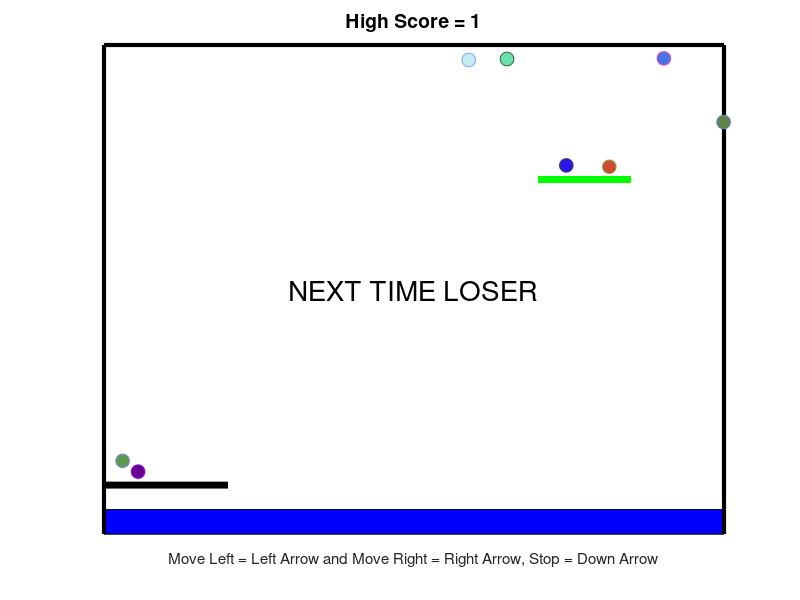

This figure's MATLAB source:
function pong_basic
%Modified the pong code by David Buckingham
%https://www.mathworks.com/matlabcentral/fileexchange/31177-dave-s-matlab-pong

%%%%%% main part of the code %%%
global game_over

close all
initData  %first function, initialize the data variables
initFigure %second function, initialize the figure
while ~game_over %runs till game_over = 1
    moveBall; %third function, compute ball movement including collision detection
    movePaddle; %fourth function, compute paddle position based on user input. 
    refreshPlot; %fifth function, refresh plot based on moveBall and movePaddle
end

%%%%%%%%%%%%%%%%%%%%%%%%%%%%%%%%%%%%%%%%%%%%%%%%%%%%
function initData %first function, initialize the data variables
%%%%%%%%%%%%%%%%%%%%%%%%%%%%%%%%%%%%%%%%%%%%%%%%%%%%
global WALL_X_MIN WALL_X_MAX WALL_Y_MIN WALL_Y_MAX
global PADDLE_WIDTH BALL_SIZE 
global BALL_INIT_VX BALL_INIT_VY DT DELAY
global PADDLE_VX PADDLE_SPEED 
global game_over level

level = 0;
game_over = 0;
WALL_X_MIN = 0;
WALL_X_MAX = 100;
WALL_Y_MIN = 0;
WALL_Y_MAX = 100;
PADDLE_WIDTH = 20;
BALL_SIZE = 10;
BALL_INIT_VX = -5;
BALL_INIT_VY = -7;
PADDLE_VX = 0;
PADDLE_SPEED = 8; 
DT = 0.1; 
DELAY = 0.001;


%%%%%%%%%%%%%%%%%%%%%%%%%%%%%%%%%%%%%%%%%%%%%%%%%%%%
function initFigure %second function, initialize the figure
%%%%%%%%%%%%%%%%%%%%%%%%%%%%%%%%%%%%%%%%%%%%%%%%%%%%
global PADDLE_WIDTH BALL_SIZE 
global WALL_X_MIN WALL_X_MAX WALL_Y_MIN WALL_Y_MAX
global BALL_INIT_VX BALL_INIT_VY
global ball_x ball_y ball_vx ball_vy 
global paddle_x_left paddle_x_right paddle_y
global ball_anim paddle_anim
global level
global obj1 obj2 obj3
global obj1_left obj1_right obj2_left obj2_right obj3_left obj3_right
global obj1_ymin obj1_ymax obj2_ymin obj2_ymax obj3_ymin obj3_ymax


obj1_left = 15;
obj1_right = 30;
obj2_left = 42.5;
obj2_right = 57.5;
obj3_left = 70;
obj3_right = 85;
obj1_ymin = 70;
obj1_ymax = 75;
obj2_ymin = 52.5;
obj2_ymax = 57.5;
obj3_ymin = 70;
obj3_ymax = 75;



fig = figure; %initialize the figure
set(fig, 'Resize', 'off'); %do not allow figure to resize
set(fig,'KeyPressFcn',@keyDown); %setkey presses for later
ball_x = WALL_X_MAX - 2.5; %0.5*(WALL_X_MIN+WALL_X_MAX); 
ball_y = WALL_Y_MAX - 2.5 ;
ball_vx = BALL_INIT_VX; 
ball_vy = BALL_INIT_VY;
paddle_x_left = 0;
paddle_x_right = PADDLE_WIDTH;
paddle_y = 10;
axis([WALL_X_MIN WALL_X_MAX WALL_Y_MIN WALL_Y_MAX]); %set the size of the board.
axis manual;
hold on;
title(['Score = ',num2str(level)],'Fontsize',14);
xlabel('Move Left = Left Arrow and Move Right = Right Arrow, Stop = Down Arrow')
set(gca, 'color', 'w', 'YTick', [], 'XTick', []); %remove x and y label

%%%%%%% set the ball and paddle %%%%%%
patch([0 100 100 0],[0 0 5 5],'b'); 
set(gcf,'color','c'); hold on
ball_anim = plot(ball_x,ball_y,'o','Markersize',BALL_SIZE,'Markerfacecolor', rand(1,3),'Markeredgecolor',rand(1,3));%create ball
paddle_anim = line('Xdata',[paddle_x_left paddle_x_right],'Ydata',[paddle_y paddle_y],'Color','k','Linewidth',5); %paddle
obj2 = line('Xdata',[obj2_left obj2_right],'Ydata',[55 55],'Color','w','Linewidth',5); %obstacle 2
obj3 = line('Xdata',[obj3_left obj3_right],'Ydata',[72.5 72.5],'Color','w','Linewidth',5); %obstacle 3
obj1 = line('Xdata',[obj1_left obj1_right],'Ydata',[72.5 72.5],'Color','w','Linewidth',5); %obstacle 1
hold on


%line('Xdata',[22 28],'Ydata',[32.5 32.5],'Color','k','Linewidth',5); %obstacle 4 
%line('Xdata',[72 78],'Ydata',[32.5 32.5],'Color','k','Linewidth',5); %obstacle 5 

%%%%%%%% set the walls %%%%%%%
line('Xdata',[WALL_X_MIN WALL_X_MIN],'Ydata',[WALL_Y_MIN WALL_Y_MAX],'Color','k','Linewidth',3); %left wall
line('Xdata',[WALL_X_MIN WALL_X_MAX],'Ydata',[WALL_Y_MAX WALL_Y_MAX],'Color','k','Linewidth',3); %top wall
line('Xdata',[WALL_X_MAX WALL_X_MAX],'Ydata',[WALL_Y_MIN WALL_Y_MAX],'Color','k','Linewidth',3); %right wall


%%%%%%%%%%%%%%%%%%%%%%%%%%%%%%%%%%%%%%%%%%%%%%%%%%%%
function moveBall %third function, compute ball movement including collision detection
%%%%%%%%%%%%%%%%%%%%%%%%%%%%%%%%%%%%%%%%%%%%%%%%%%%%
global ball_x ball_y ball_vx ball_vy  DT
global WALL_X_MIN WALL_X_MAX WALL_Y_MIN WALL_Y_MAX
global paddle_x_left paddle_x_right paddle_y
global game_over level
global obj1_left obj1_right obj2_left obj2_right obj3_left obj3_right
global obj3_ymin obj3_ymax obj1_ymin obj1_ymax obj2_ymin obj2_ymax
global obj1 obj2 obj3
global ball_anim BALL_SIZE


ball_x = ball_x + ball_vx*DT;
ball_y = ball_y + ball_vy*DT;

ex = 1 +.015;
ey = 1 +.015;


 
%%%%%%%% Basic pong edit #1: %%%%%%%%%%%%
% Write code to move the ball here. You code will include logic to get the ball to 
% detect the left, right, and top wall and the paddle and subsequently to change its
% movement based on which wall/paddle the ball hits.
%%%%%%%%%%%%%%%%%%%%%%%%%%%%%%%%%%%%%%%%
if ball_x <= WALL_X_MIN + 2.5 || ball_x > WALL_X_MAX 
    
    ball_vx = -ex*ball_vx;
    ball_vy = ball_vy;
    ball_anim = plot(ball_x,ball_y,'o','Markersize',BALL_SIZE,'Markerfacecolor', rand(1,3),'Markeredgecolor',rand(1,3));%create ball
  
elseif ball_y <= paddle_y + 2.5 && ball_y >= paddle_y - 2.5 && ball_x >= paddle_x_left && ball_x <= paddle_x_right  
     
    ball_vy = -ey*ball_vy;
    ball_vx =  ball_vx;
    ball_anim = plot(ball_x,ball_y,'o','Markersize',BALL_SIZE,'Markerfacecolor', rand(1,3),'Markeredgecolor',rand(1,3));%create ball
    level = level + 1; %Score incrementation for touching the paddle
    title(['Score = ',num2str(level)],'Fontsize',14);
    
elseif ball_y > WALL_Y_MAX - 2.5
    
    ball_vy = -ey*ball_vy;
    ball_vx =  ball_vx;
    ball_anim = plot(ball_x,ball_y,'o','Markersize',BALL_SIZE,'Markerfacecolor', rand(1,3),'Markeredgecolor',rand(1,3));%create ball
    
    
elseif ball_x > obj3_left -2.5 && ball_x < obj3_right + 2.5 && ball_y <= obj3_ymax && ball_y >= obj3_ymin  
    
    ball_vx = ball_vx;
    ball_vy = -ey*ball_vy;
    %Next line changes obstacle color per obstacle collision
    obj2 = line('Xdata',[obj2_left obj2_right],'Ydata',[55 55],'Color','w','Linewidth',5); %obstacle 2
    obj3 = line('Xdata',[obj3_left obj3_right],'Ydata',[72.5 72.5],'Color','g','Linewidth',5); %obstacle 3
    obj1 = line('Xdata',[obj1_left obj1_right],'Ydata',[72.5 72.5],'Color','w','Linewidth',5); %obstacle 1
    
    ball_anim = plot(ball_x,ball_y,'o','Markersize',BALL_SIZE,'Markerfacecolor', rand(1,3),'Markeredgecolor',rand(1,3));%create ball


    
elseif ball_x > obj1_left -2.5 && ball_x <= obj1_right + 2.5 && ball_y <= obj1_ymax && ball_y >= obj1_ymin

    ball_vx = ball_vx;
    ball_vy = -ey*ball_vy;
    %Next line changes obstacle color per obstacle collision
    obj2 = line('Xdata',[obj2_left obj2_right],'Ydata',[55 55],'Color','w','Linewidth',5); %obstacle 2
    obj3 = line('Xdata',[obj3_left obj3_right],'Ydata',[72.5 72.5],'Color','w','Linewidth',5); %obstacle 3
    obj1 = line('Xdata',[obj1_left obj1_right],'Ydata',[72.5 72.5],'Color','b','Linewidth',5); %obstacle 1

    ball_anim = plot(ball_x,ball_y,'o','Markersize',BALL_SIZE,'Markerfacecolor', rand(1,3),'Markeredgecolor',rand(1,3));%create ball

elseif ball_x > obj2_left -2.5 && ball_x < obj2_right + 2.5 && ball_y <= obj2_ymax && ball_y >= obj2_ymin

    ball_vx = ball_vx;
    ball_vy = -ey*ball_vy;
    %Next line changes obstacle color per obstacle collision
    obj2 = line('Xdata',[obj2_left obj2_right],'Ydata',[55 55],'Color','y','Linewidth',5); %obstacle 2
    obj3 = line('Xdata',[obj3_left obj3_right],'Ydata',[72.5 72.5],'Color','w','Linewidth',5); %obstacle 3
    obj1 = line('Xdata',[obj1_left obj1_right],'Ydata',[72.5 72.5],'Color','w','Linewidth',5); %obstacle 1
    
    ball_anim = plot(ball_x,ball_y,'o','Markersize',BALL_SIZE,'Markerfacecolor', rand(1,3),'Markeredgecolor',rand(1,3));%create ball
    
    
end

if (ball_y < WALL_Y_MIN)
     game_over = 1;
     textColor = 'cyan';
     text(50,50,'NEXT TIME LOSER', 'HorizontalAlignment','center','VerticalAlignment','middle','FontSize',20)
     title(['High Score = ',num2str(level)],'Fontsize',14);
   
end


%%%%%%%%%%%%%%%%%%%%%%%%%%%%%%%%%%%%%%%%%%%%%%%%%%%%
function movePaddle %fourth function, compute paddle position based on user input. 
%%%%%%%%%%%%%%%%%%%%%%%%%%%%%%%%%%%%%%%%%%%%%%%%%%%%
global PADDLE_VX 
global PADDLE_WIDTH DT
global paddle_x_left paddle_x_right
global WALL_X_MIN WALL_X_MAX

paddle_x_left = paddle_x_left + PADDLE_VX*DT;
paddle_x_right = paddle_x_left + PADDLE_WIDTH; 

if paddle_x_left >= 80
    paddle_x_left = 80;
end
if paddle_x_left <= 0 
    paddle_x_left = 0;
end


%%%%%%%% Basic pong edit #2: %%%%%%%%%%%%
% Write code to move the paddle here. Your code will include logic to get
% the paddle to detect the left and right wall and to avoid it from
% penetrating either walls. 
%%%%%%%%%%%%%%%%%%%%%%%%%%%%%%%%%%%%%%%%%

%%%%%%%%%%%%%%%%%%%%%%%%%%%%%%%%%%%%%%%%%%%%%%%%%%%%
function refreshPlot %fifth function, refresh plot based on moveBall and movePaddle
%%%%%%%%%%%%%%%%%%%%%%%%%%%%%%%%%%%%%%%%%%%%%%%%%%%%
global ball_x ball_y
global ball_anim paddle_anim
global paddle_x_left paddle_x_right paddle_y
global DELAY

set(ball_anim, 'XData', ball_x, 'YData', ball_y);
set(paddle_anim, 'Xdata',[paddle_x_left paddle_x_right], 'YData', [paddle_y paddle_y]);
drawnow;
pause(DELAY);   


%%%%%%%%%%%%%%%%%%%%%%%%%%%%%%%%%%%%%%%%%%%%%%%%%%%%
function keyDown(src,event) %called from initFigure to take key press to move the paddle
%%%%%%%%%%%%%%%%%%%%%%%%%%%%%%%%%%%%%%%%%%%%%%%%%%%%
global PADDLE_VX PADDLE_SPEED

switch event.Key
  case 'rightarrow' 
    PADDLE_VX = PADDLE_SPEED;
  case 'leftarrow'
    PADDLE_VX = -PADDLE_SPEED;
  otherwise
    PADDLE_VX = 0;

end